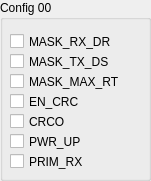
   <widget class="QGroupBox" name="groupBox_3">
    <property name="geometry">
     <rect>
      <x>0</x>
      <y>140</y>
      <width>151</width>
      <height>181</height>
     </rect>
    </property>
    <property name="title">
     <string>Config 00</string>
    </property>
    <widget class="QCheckBox" name="cbMASK_RX_DR">
     <property name="geometry">
      <rect>
       <x>10</x>
       <y>30</y>
       <width>141</width>
       <height>23</height>
      </rect>
     </property>
     <property name="toolTip">
      <string>00:6</string>
     </property>
     <property name="text">
      <string>MASK_RX_DR</string>
     </property>
    </widget>
    <widget class="QCheckBox" name="cbMASK_TX_DS">
     <property name="geometry">
      <rect>
       <x>10</x>
       <y>50</y>
       <width>141</width>
       <height>23</height>
      </rect>
     </property>
     <property name="toolTip">
      <string>00:5</string>
     </property>
     <property name="text">
      <string>MASK_TX_DS</string>
     </property>
    </widget>
    <widget class="QCheckBox" name="cbMASK_MAX_RT">
     <property name="geometry">
      <rect>
       <x>10</x>
       <y>70</y>
       <width>141</width>
       <height>23</height>
      </rect>
     </property>
     <property name="toolTip">
      <string>00:4</string>
     </property>
     <property name="text">
      <string>MASK_MAX_RT</string>
     </property>
    </widget>
    <widget class="QCheckBox" name="cbEN_CRC">
     <property name="geometry">
      <rect>
       <x>10</x>
       <y>90</y>
       <width>141</width>
       <height>23</height>
      </rect>
     </property>
     <property name="toolTip">
      <string>00:3</string>
     </property>
     <property name="text">
      <string>EN_CRC</string>
     </property>
    </widget>
    <widget class="QCheckBox" name="cbCRCO">
     <property name="geometry">
      <rect>
       <x>10</x>
       <y>110</y>
       <width>141</width>
       <height>23</height>
      </rect>
     </property>
     <property name="toolTip">
      <string>00:2</string>
     </property>
     <property name="text">
      <string>CRCO</string>
     </property>
    </widget>
    <widget class="QCheckBox" name="cbPWR_UP">
     <property name="geometry">
      <rect>
       <x>10</x>
       <y>130</y>
       <width>141</width>
       <height>23</height>
      </rect>
     </property>
     <property name="toolTip">
      <string>00:1</string>
     </property>
     <property name="text">
      <string>PWR_UP</string>
     </property>
    </widget>
    <widget class="QCheckBox" name="cbPRIM_RX">
     <property name="geometry">
      <rect>
       <x>10</x>
       <y>150</y>
       <width>141</width>
       <height>23</height>
      </rect>
     </property>
     <property name="toolTip">
      <string>00:0</string>
     </property>
     <property name="text">
      <string>PRIM_RX</string>
     </property>
    </widget>
   </widget>
